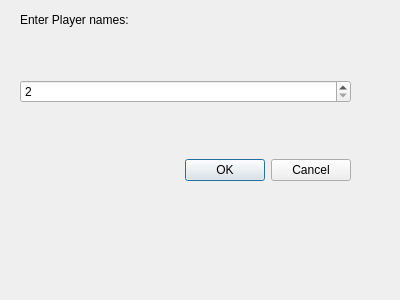
<?xml version="1.0" encoding="UTF-8"?>
<ui version="4.0">
 <class>PlayerSetup</class>
 <widget class="QDialog" name="PlayerSetup">
  <property name="geometry">
   <rect>
    <x>0</x>
    <y>0</y>
    <width>400</width>
    <height>300</height>
   </rect>
  </property>
  <property name="windowTitle">
   <string>Dialog</string>
  </property>
  <widget class="QWidget" name="verticalLayoutWidget">
   <property name="geometry">
    <rect>
     <x>20</x>
     <y>30</y>
     <width>331</width>
     <height>201</height>
    </rect>
   </property>
   <layout class="QVBoxLayout" name="verticalLayout">
    <item>
     <widget class="QSpinBox" name="playerCountSpinBox">
      <property name="minimum">
       <number>2</number>
      </property>
      <property name="maximum">
       <number>8</number>
      </property>
     </widget>
    </item>
    <item>
     <layout class="QFormLayout" name="formLayout"/>
    </item>
    <item>
     <widget class="QDialogButtonBox" name="buttonBox">
      <property name="standardButtons">
       <set>QDialogButtonBox::StandardButton::Cancel|QDialogButtonBox::StandardButton::Ok</set>
      </property>
     </widget>
    </item>
   </layout>
  </widget>
  <widget class="QLabel" name="label">
   <property name="geometry">
    <rect>
     <x>20</x>
     <y>10</y>
     <width>191</width>
     <height>20</height>
    </rect>
   </property>
   <property name="text">
    <string>Enter Player names:</string>
   </property>
  </widget>
 </widget>
 <resources/>
 <connections>
  <connection>
   <sender>buttonBox</sender>
   <signal>accepted()</signal>
   <receiver>PlayerSetup</receiver>
   <slot>accept()</slot>
   <hints>
    <hint type="sourcelabel">
     <x>151</x>
     <y>146</y>
    </hint>
    <hint type="destinationlabel">
     <x>192</x>
     <y>225</y>
    </hint>
   </hints>
  </connection>
  <connection>
   <sender>buttonBox</sender>
   <signal>rejected()</signal>
   <receiver>PlayerSetup</receiver>
   <slot>reject()</slot>
   <hints>
    <hint type="sourcelabel">
     <x>86</x>
     <y>145</y>
    </hint>
    <hint type="destinationlabel">
     <x>200</x>
     <y>201</y>
    </hint>
   </hints>
  </connection>
 </connections>
</ui>
